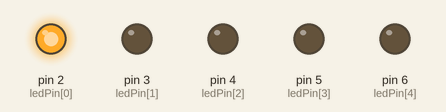
Recording of a sketch running on a simulated Arduino Uno, built with avr-gcc and run on an emulated ATmega328P. On the bench: output pins drawn as LEDs (lit = HIGH).

Above: at 0.05 s.
Timing chart, 0 to 3.0 s (numbered marks = the images above):
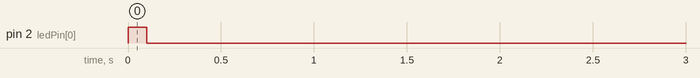

The sketch:

unfinished_lightthing.ino
```cpp
int ledPin[] = {2, 3, 4, 5, 6};
int delaySpeed = 50;
//which led is on?
int sequence = 0;
void setup() {
  // set up all the pins as output.
  for (int i = 0; i < 5; i++) {
    pinMode(ledPin[i], OUTPUT);

  }
}

void loop() {
  // run the sequence.
  for (int i = 0; i < 5; i++) {
    digitalWrite(ledPin[i], LOW);
  }
  digitalWrite(ledPin[sequence], HIGH);

  //incriment sequence
  sequence++;

  //reset sequence to start over
  if (sequence > 4) {
    sequence = 0;
  }
  delay(100);

  for (int i = 0; i > 1; i++) {
    digitalWrite(ledPin[i], LOW);
  }
  digitalWrite(ledPin[sequence], HIGH);
  if (sequence < 4) {
    sequence = 0;
  }
  sequence--;
}
```

Measured:
- by itself, pin 2 (ledPin[0]): LOW → HIGH at 0.00 s, → LOW 0.10 s later
